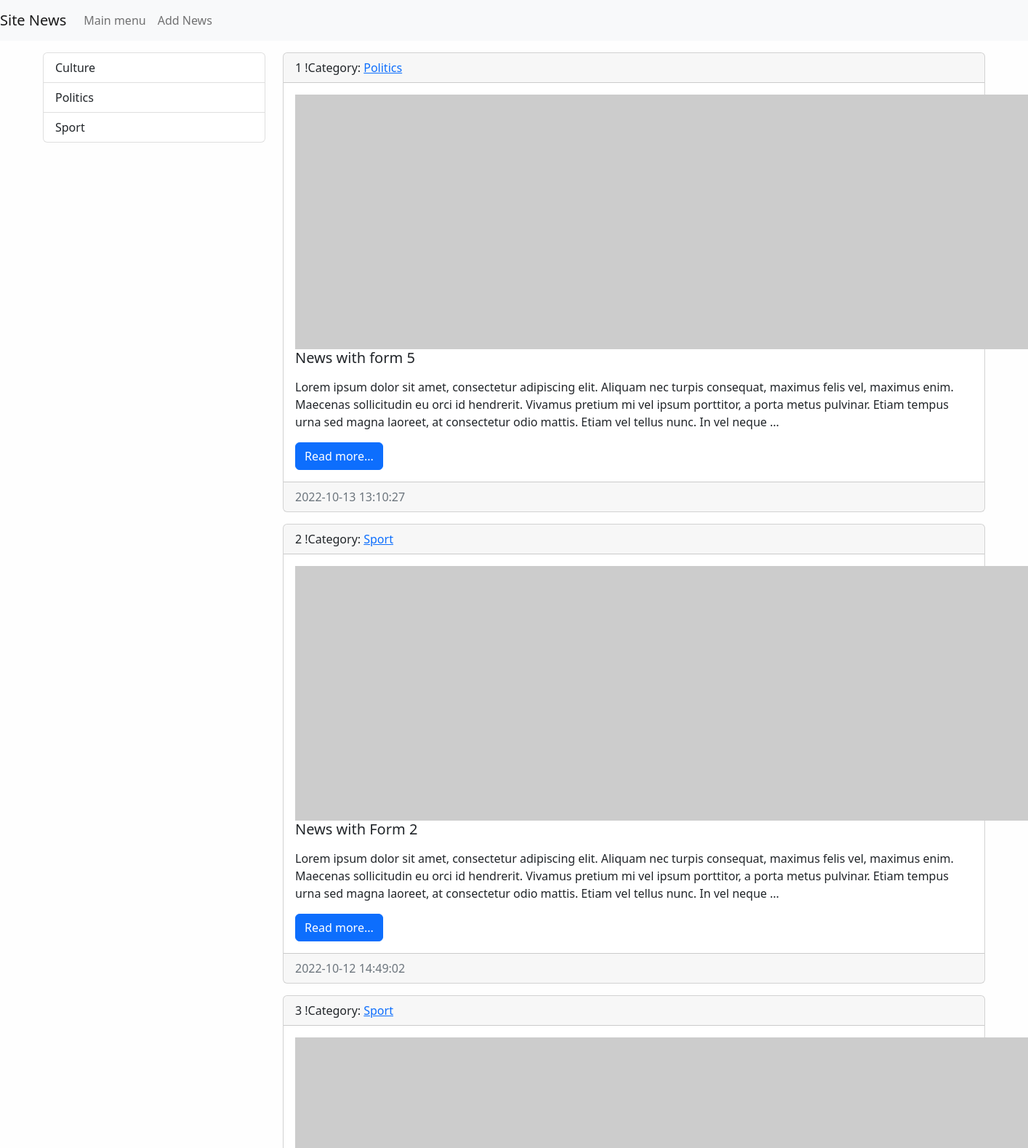
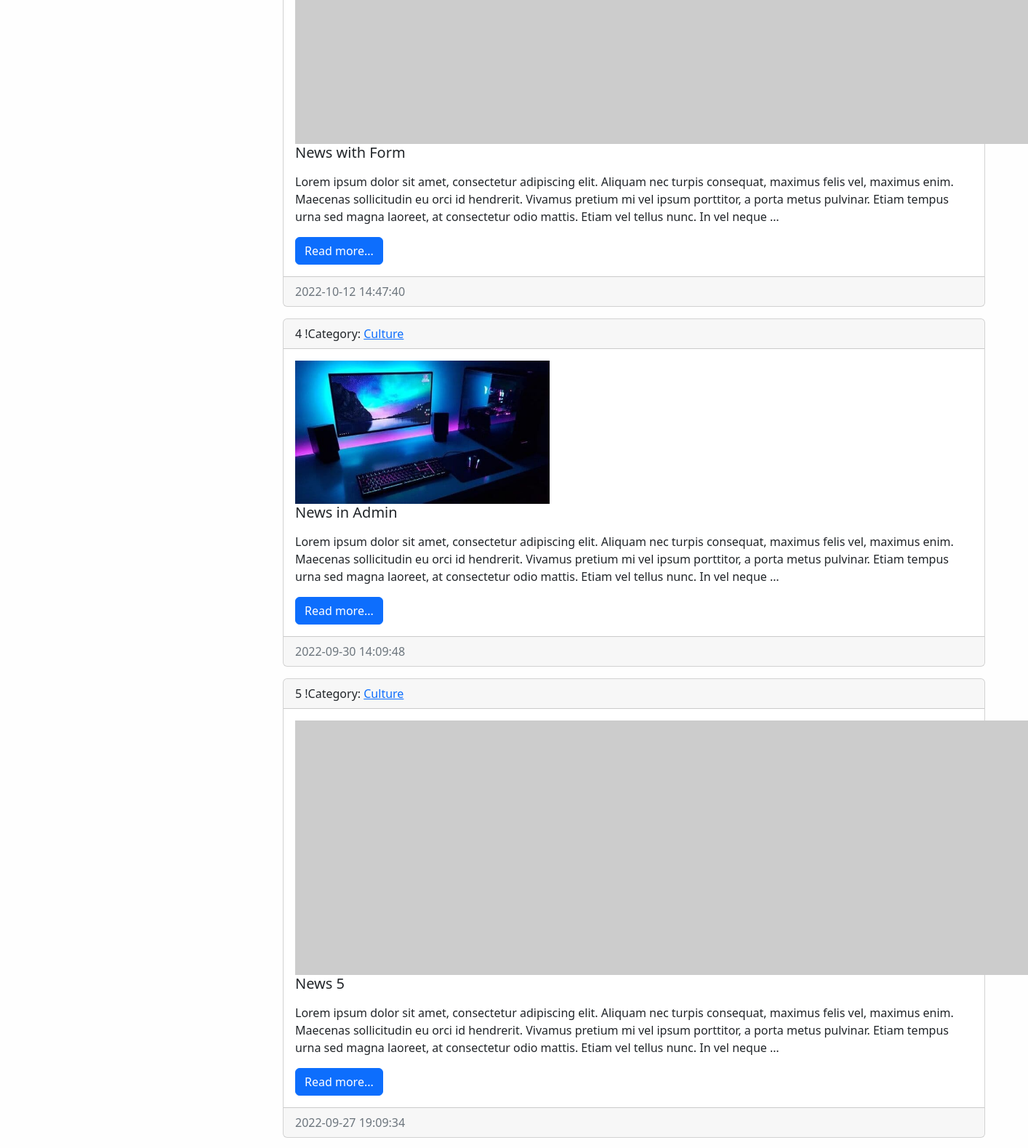
The page / (upper part) on the database its author committed (2 pictures, top to bottom).
### news/models.py (models this page shows, shortened)
class Category(models.Model):
    title = models.CharField(max_length=150, db_index=True, verbose_name="Name of category")
    def get_absolute_url(self):
        return reverse('category', kwargs={"category_id": self.pk})
    def __str__(self):
        return self.title
    class Meta:
        verbose_name = "Category"
        verbose_name_plural = "All Category"
        ordering = ["title"]

class News(models.Model):
    title = models.CharField(max_length=150, verbose_name="Title")
    content = models.TextField(blank=True,
                               verbose_name="Content")  # content can be kept blank. In the database ("") will be stored.
    created_at = models.DateTimeField(auto_now_add=True, verbose_name="Created at")
    updated_at = models.DateTimeField(auto_now=True, verbose_name="Updated at")
    photo = models.ImageField(upload_to="photos/%Y/%m/%d", verbose_name="Photo", blank=True)
    is_published = models.BooleanField(default=True, verbose_name="Is published?")
    category = models.ForeignKey("Category", on_delete=models.PROTECT, verbose_name="Name of category")
    def get_absolute_url(self):
        return reverse('view_news', kwargs={"pk": self.pk})
    class Meta:
        verbose_name = "News"
        verbose_name_plural = "All News"
        ordering = ["-created_at"]

### news/views.py (the view)
# urls.py: path('', HomeNews.as_view(), name='home'),
class HomeNews(ListView):
    model = News
    template_name = 'news/home_news_list.html'
    context_object_name = 'news'
    def get_context_data(self, *, object_list=None, **kwargs):
        context = super(HomeNews, self).get_context_data(**kwargs)
        context['title'] = 'Main page'
        return context
    def get_queryset(self):
        return News.objects.filter(is_published=True)

### news/templatetags/news_tags.py (called while the page is built)
@register.inclusion_tag('news/list_categories.html')
def show_categories(arg1="Hello", arg2="world"):
    categories = Category.objects.all()
    return {"categories": categories, "arg1": arg1, "arg2": arg2}

### news/templates/news/home_news_list.html (shortened to what this page needs)
{% extends 'base.html' %}
{% block sidebar %}
{% include 'inc/_sidebar.html' %}
{% endblock %}
{% block content %}
{% for item in news %}
<div class="card mb-3">
    <div class="card-header">
        {{forloop.counter}}
        !Category: <a href="{{ item.category.get_absolute_url }}">{{item.category}}</a>
    </div>
    <div class="card-body">
        <div class="media">
            {% if item.photo %}
            <img src="{{ item.photo.url }}" alt="" width="350" class="mr-3">
            {% else %}
            <img src="https://picsum.photos/id/1060/350/235/?blur=2" alt="" class="mr-3">
            {% endif %}
            <div class="meida-body">
                <h5 class="card-title">{{item.title}}</h5>
                {% autoescape off %}
                <p class="card-text">{{item.content|safe|linebreaks|truncatewords:50}}</p>
                {% endautoescape %}
                <a href="{{ item.get_absolute_url }}" class="btn btn-primary">Read more...</a>
            </div>
        </div>
    </div>
    <div class="card-footer text-muted">
        {{item.created_at|date:"Y-m-d H:i:s"}}
    </div>
</div>
{% endfor %}
{% endblock %}

### news/templates/news/list_categories.html
<div class="list-group">
    {% for item in categories %}
    <a href="{{ item.get_absolute_url }}" class="list-group-item list-group-item-action">{{item.title}}</a>
    {% endfor %}
</div>

### my_app/static/css/style.css (style rules this page uses)
body { background-color: #fefefe; }

### rows shown on the page
Category: title "Culture"
Category: title "Politics"
Category: title "Sport"
News: category "Politics", title "News with form 5", content "Lorem ipsum dolor sit amet, consectetur adipiscing elit. Aliquam nec turpis consequat, maximus felis vel, maximus enim. Maecenas sollicitudin eu orci id hendrerit. Vivamus pretium mi vel ipsum porttitor, a porta metus pulvinar. Etiam tempus urna sed magna laoreet, at consectetur odio mattis. Etiam vel tellus nunc. In vel neque …", created_at "2022-10-13 13:10:27"
News: category "Sport", title "News with Form 2", content "Lorem ipsum dolor sit amet, consectetur adipiscing elit. Aliquam nec turpis consequat, maximus felis vel, maximus enim. Maecenas sollicitudin eu orci id hendrerit. Vivamus pretium mi vel ipsum porttitor, a porta metus pulvinar. Etiam tempus urna sed magna laoreet, at consectetur odio mattis. Etiam vel tellus nunc. In vel neque …", created_at "2022-10-12 14:49:02"
News: category "Sport", title "News with Form", content "Lorem ipsum dolor sit amet, consectetur adipiscing elit. Aliquam nec turpis consequat, maximus felis vel, maximus enim. Maecenas sollicitudin eu orci id hendrerit. Vivamus pretium mi vel ipsum porttitor, a porta metus pulvinar. Etiam tempus urna sed magna laoreet, at consectetur odio mattis. Etiam vel tellus nunc. In vel neque …", created_at "2022-10-12 14:47:40"
News: category "Culture", photo (picture), title "News in Admin", content "Lorem ipsum dolor sit amet, consectetur adipiscing elit. Aliquam nec turpis consequat, maximus felis vel, maximus enim. Maecenas sollicitudin eu orci id hendrerit. Vivamus pretium mi vel ipsum porttitor, a porta metus pulvinar. Etiam tempus urna sed magna laoreet, at consectetur odio mattis. Etiam vel tellus nunc. In vel neque …", created_at "2022-09-30 14:09:48"
News: category "Culture", title "News 5", content "Lorem ipsum dolor sit amet, consectetur adipiscing elit. Aliquam nec turpis consequat, maximus felis vel, maximus enim. Maecenas sollicitudin eu orci id hendrerit. Vivamus pretium mi vel ipsum porttitor, a porta metus pulvinar. Etiam tempus urna sed magna laoreet, at consectetur odio mattis. Etiam vel tellus nunc. In vel neque …", created_at "2022-09-27 19:09:34"
